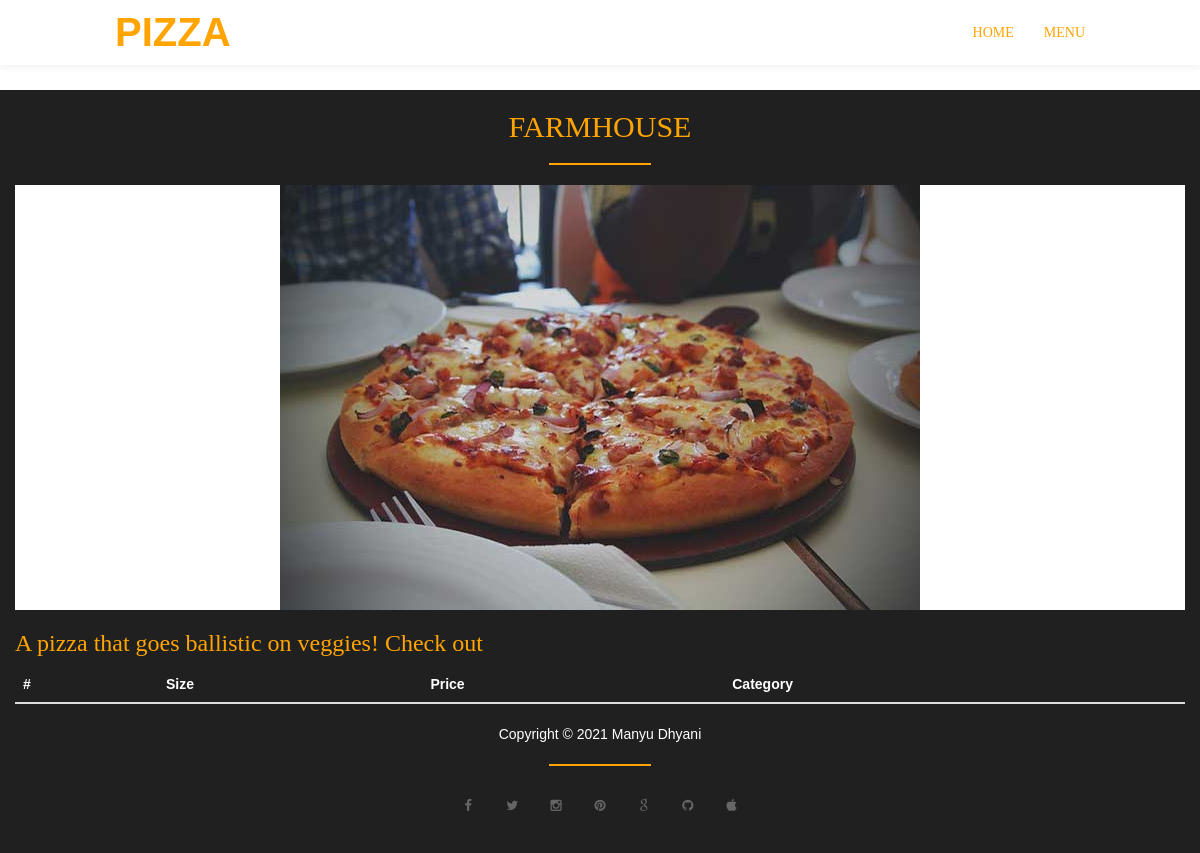
/detail/farmhouse/, run on the app's committed database.
### order/models.py (models this page shows, shortened)
class Pizza(models.Model):
    name = models.CharField(max_length=30)
    slug = models.SlugField(max_length=250, null=True, blank=True)
    description = models.CharField(max_length=50)
    thumbnail = models.ImageField(upload_to='images/pizza', default='images/gallery-img1.jpg')
    category = models.ForeignKey(Category, on_delete=models.CASCADE)
    topping = models.ManyToManyField(Topping, blank=True)
    gallery = models.BooleanField(default=False)
    offer = models.BooleanField(default=False)
    class Meta:
        verbose_name_plural = 'Pizza'

### order/views.py (the view)
# urls.py: path('detail/<slug>/', detail, name='detail')
def detail(request, slug):
    pizza = get_object_or_404(Pizza, slug=slug)
    prize_size = Prizesize.objects.filter(pizza=pizza)
    context = {
        'pizza': pizza,
        'prize': prize_size
    }
    return render(request, 'detail.html', context)

### order/templates/detail.html (shortened to what this page needs)
{% extends 'base.html' %}
{% load static %}
{% block content %}
<h1>asgggsgggg</h1><br>
    <div class="col-md-12">
        <h2 class="text-center text-uppercase">{{pizza.name}}</h2>
        <hr>
            <div class="gallery-wrapper">
                <img src="{{ pizza.thumbnail.url }}" class="img-responsive gallery-img" alt="Pizza 1">
            </div>
        <h3>{{ pizza.description }}</h3>
    <table class="table table-dark" style="color: white;">
      <thead>
        <tr>
          <th scope="col">#</th>
          <th scope="col">Size</th>
          <th scope="col">Price</th>
          <th scope="col">Category</th>
        </tr>
      </thead>
    </table>
    </div>
{% endblock content %}

### static_in_env/css/templatemo-style.css (style rules this page uses)
body { font-family: 'Signika', sans-serif; font-weight: 400; position: relative; }
h1,h2, h3, h4, .navbar-default .navbar-nav li a, .navbar-default .navbar-nav>li>a:focus { color: #ffa400; font-family: 'Chewy', cursive; font-weight: 400; }
hr { border: 1px solid #ffa400; width: 100px; }
img { max-width: 100%; height: auto; }
.gallery-wrapper { background: #ffffff; margin-top: 20px; -webkit-transition: all 0.4s ease-in-out; transition: all 0.4s ease-in-out; }
.gallery-img { margin: 0 auto; }

### data on the page
Pizza: name "FARMHOUSE", thumbnail (picture), description "A pizza that goes ballistic on veggies! Check out"
